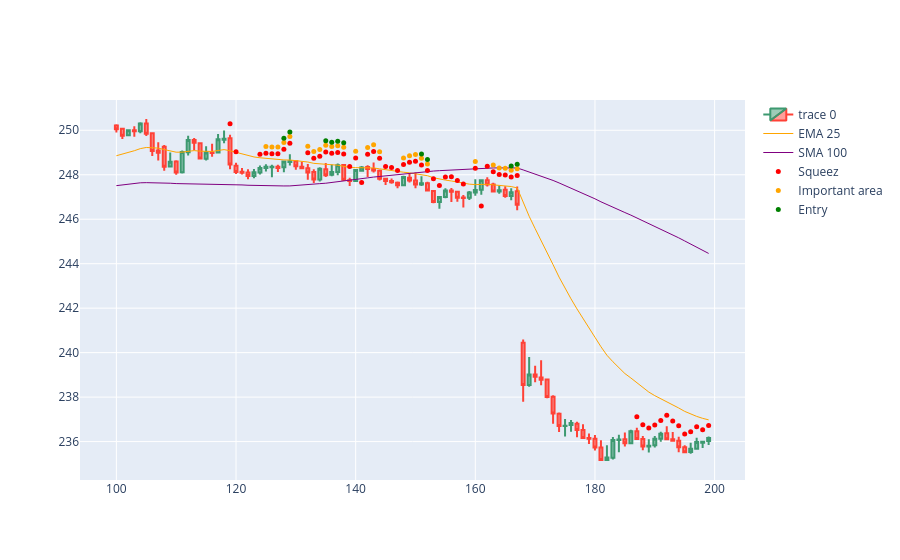

Notebook cell for this chart:
### Code cell
import plotly.io as pio
import plotly.graph_objects as go  

dfpl = df[100:200]

fig = go.Figure(
    data=[
        go.Candlestick(
            x=dfpl.index,
            open=dfpl['open_5min'],
            high=dfpl['high_5min'],
            low=dfpl['low_5min'],
            close=dfpl['close_5min']),
        go.Scatter(
            x=dfpl.index, 
            y=dfpl['ema25'],
            line=dict(color='orange', width=1), 
            name="EMA 25"),
        go.Scatter(
            x=dfpl.index, 
            y=dfpl['sma100'],
            line=dict(color='purple', width=1), 
            name="SMA 100")
    ]
)

fig.add_scatter(x=dfpl.index, y=dfpl['squezzeArea'], mode="markers", marker=dict(size=5, color="red"), name="Squeez")
fig.add_scatter(x=dfpl.index, y=dfpl['squeezeCloseToEmaArea'], mode="markers", marker=dict(size=5, color="orange"), name="Important area")
fig.add_scatter(x=dfpl.index, y=dfpl['posibleBreakArea'], mode="markers", marker=dict(size=5, color="green"), name="Entry")

fig.update_layout(xaxis_rangeslider_visible=False)
fig.show()
